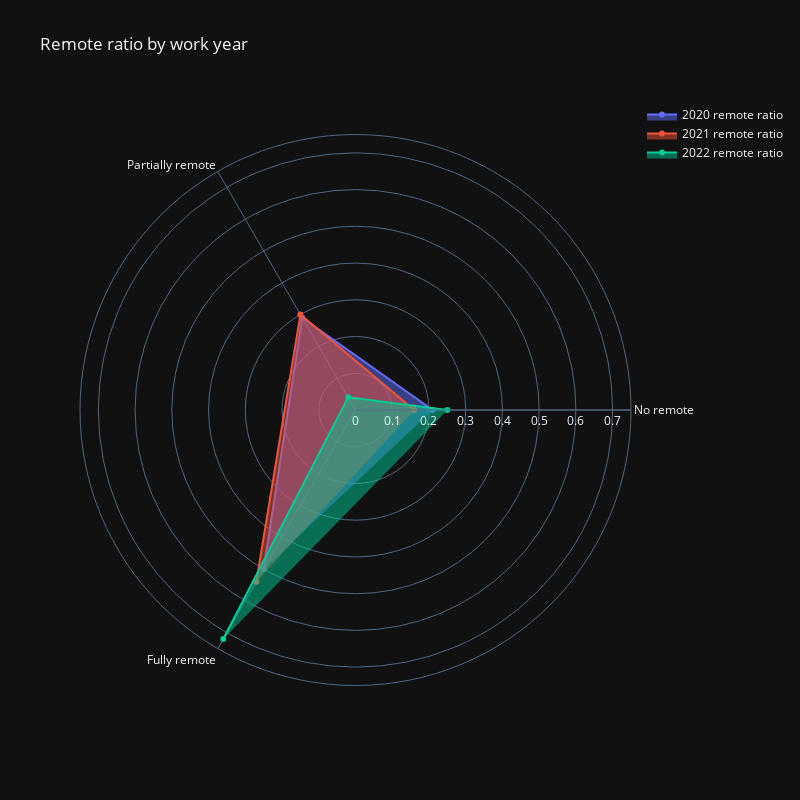

Notebook code for this chart:
### Markdown cell above
About remote_ratio:
 - More than half of the employees work fully remote (381 out of 607)

### Code cell
remote_ratio_by_work_year = df.groupby(['work_year','remote_ratio']).size()

ratio_2020 = np.round(remote_ratio_by_work_year[2020].values / remote_ratio_by_work_year[2020].sum(), 2)
ratio_2021 = np.round(remote_ratio_by_work_year[2021].values / remote_ratio_by_work_year[2021].sum(), 2)
ratio_2022 = np.round(remote_ratio_by_work_year[2022].values / remote_ratio_by_work_year[2022].sum(), 2)

fig = go.Figure()
categories = ['No remote', 'Partially remote', 'Fully remote']

fig.add_trace(go.Scatterpolar(
    r = ratio_2020,
    theta = categories,
    fill = 'toself',
    name = "2020 remote ratio"
))

fig.add_trace(go.Scatterpolar(
    r = ratio_2021,
    theta = categories,
    fill = 'toself',
    name = "2021 remote ratio"
))

fig.add_trace(go.Scatterpolar(
    r = ratio_2022,
    theta = categories,
    fill = 'toself',
    name = "2022 remote ratio"
))

fig.update_layout(
  polar=dict(
    radialaxis=dict(
      visible=True,
      range=[0, 0.75]
    )),
  showlegend=True,
  title = 'Remote ratio by work year',
  width=800,
  height=800
)

fig.layout.template = 'plotly_dark'
fig.show()

### Figure 1 — Plotly figure (JSON) as saved in the notebook; plotly's stock layout.template omitted (floating-point values rounded to 4 significant figures)
{"data": [{"fill": "toself", "name": "2020 remote ratio", "r": [0.21, 0.29, 0.5], "theta": ["No remote", "Partially remote", "Fully remote"], "type": "scatterpolar"}, {"fill": "toself", "name": "2021 remote ratio", "r": [0.16, 0.3, 0.54], "theta": ["No remote", "Partially remote", "Fully remote"], "type": "scatterpolar"}, {"fill": "toself", "name": "2022 remote ratio", "r": [0.25, 0.04, 0.72], "theta": ["No remote", "Partially remote", "Fully remote"], "type": "scatterpolar"}], "layout": {"height": 800, "polar": {"radialaxis": {"range": [0, 0.75], "visible": true}}, "showlegend": true, "title": {"text": "Remote ratio by work year"}, "width": 800}}
